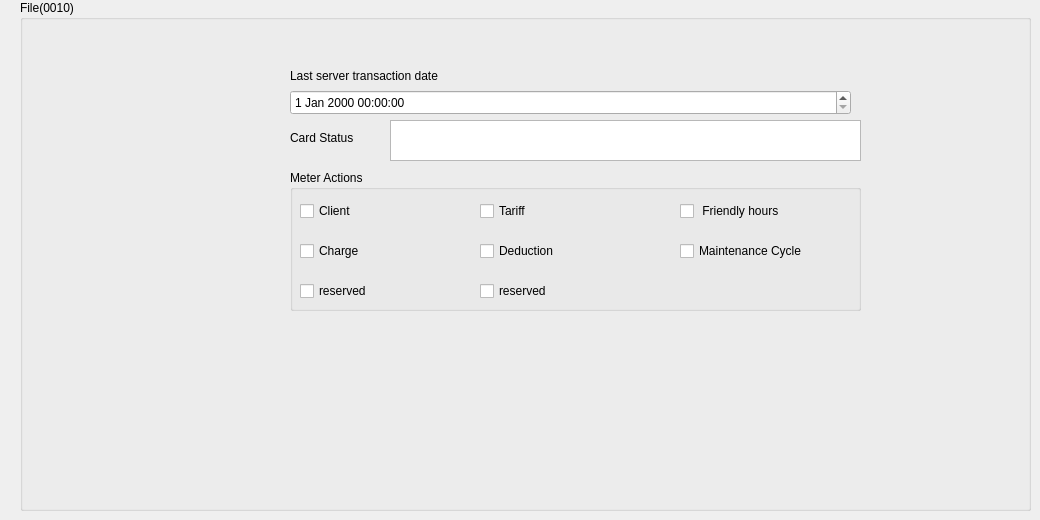
         <widget class="QWidget" name="page_File_10">
          <widget class="QGroupBox" name="groupBoxMain_10">
           <property name="geometry">
            <rect>
             <x>20</x>
             <y>0</y>
             <width>1011</width>
             <height>511</height>
            </rect>
           </property>
           <property name="title">
            <string>File(0010)</string>
           </property>
           <widget class="QLabel" name="L_Lastservertransactiondate_10">
            <property name="geometry">
             <rect>
              <x>270</x>
              <y>65</y>
              <width>201</width>
              <height>21</height>
             </rect>
            </property>
            <property name="text">
             <string>Last server transaction date</string>
            </property>
           </widget>
           <widget class="QGroupBox" name="MeterActions_group_10">
            <property name="geometry">
             <rect>
              <x>270</x>
              <y>170</y>
              <width>571</width>
              <height>141</height>
             </rect>
            </property>
            <property name="title">
             <string>Meter Actions</string>
            </property>
            <widget class="QCheckBox" name="MeterActions_chBox4_10">
             <property name="geometry">
              <rect>
               <x>10</x>
               <y>70</y>
               <width>151</width>
               <height>22</height>
              </rect>
             </property>
             <property name="text">
              <string>Charge</string>
             </property>
            </widget>
            <widget class="QCheckBox" name="MeterActions_chBox6_10">
             <property name="geometry">
              <rect>
               <x>390</x>
               <y>70</y>
               <width>171</width>
               <height>22</height>
              </rect>
             </property>
             <property name="text">
              <string>Maintenance Cycle</string>
             </property>
            </widget>
            <widget class="QCheckBox" name="MeterActions_chBox3_10">
             <property name="geometry">
              <rect>
               <x>390</x>
               <y>30</y>
               <width>171</width>
               <height>22</height>
              </rect>
             </property>
             <property name="text">
              <string> Friendly hours</string>
             </property>
            </widget>
            <widget class="QCheckBox" name="MeterActions_chBox5_10">
             <property name="geometry">
              <rect>
               <x>190</x>
               <y>70</y>
               <width>161</width>
               <height>22</height>
              </rect>
             </property>
             <property name="text">
              <string>Deduction</string>
             </property>
            </widget>
            <widget class="QCheckBox" name="MeterActions_chBox1_10">
             <property name="geometry">
              <rect>
               <x>10</x>
               <y>30</y>
               <width>151</width>
               <height>22</height>
              </rect>
             </property>
             <property name="text">
              <string>Client</string>
             </property>
            </widget>
            <widget class="QCheckBox" name="MeterActions_chBox2_10">
             <property name="geometry">
              <rect>
               <x>190</x>
               <y>30</y>
               <width>161</width>
               <height>22</height>
              </rect>
             </property>
             <property name="text">
              <string>Tariff</string>
             </property>
            </widget>
            <widget class="QCheckBox" name="MeterActions_chBox7_10">
             <property name="geometry">
              <rect>
               <x>10</x>
               <y>110</y>
               <width>151</width>
               <height>22</height>
              </rect>
             </property>
             <property name="text">
              <string>reserved</string>
             </property>
            </widget>
            <widget class="QCheckBox" name="MeterActions_chBox8_10">
             <property name="geometry">
              <rect>
               <x>190</x>
               <y>110</y>
               <width>141</width>
               <height>22</height>
              </rect>
             </property>
             <property name="text">
              <string>reserved</string>
             </property>
            </widget>
           </widget>
           <widget class="QLabel" name="L_CardStatus_10">
            <property name="geometry">
             <rect>
              <x>270</x>
              <y>130</y>
              <width>81</width>
              <height>16</height>
             </rect>
            </property>
            <property name="text">
             <string>Card Status</string>
            </property>
           </widget>
           <widget class="QTextEdit" name="T_CardStatus_10">
            <property name="geometry">
             <rect>
              <x>370</x>
              <y>120</y>
              <width>471</width>
              <height>41</height>
             </rect>
            </property>
           </widget>
           <widget class="QDateTimeEdit" name="dateTime_Lastservertransactiondate_10">
            <property name="geometry">
             <rect>
              <x>270</x>
              <y>90</y>
              <width>561</width>
              <height>25</height>
             </rect>
            </property>
           </widget>
          </widget>
         </widget>
